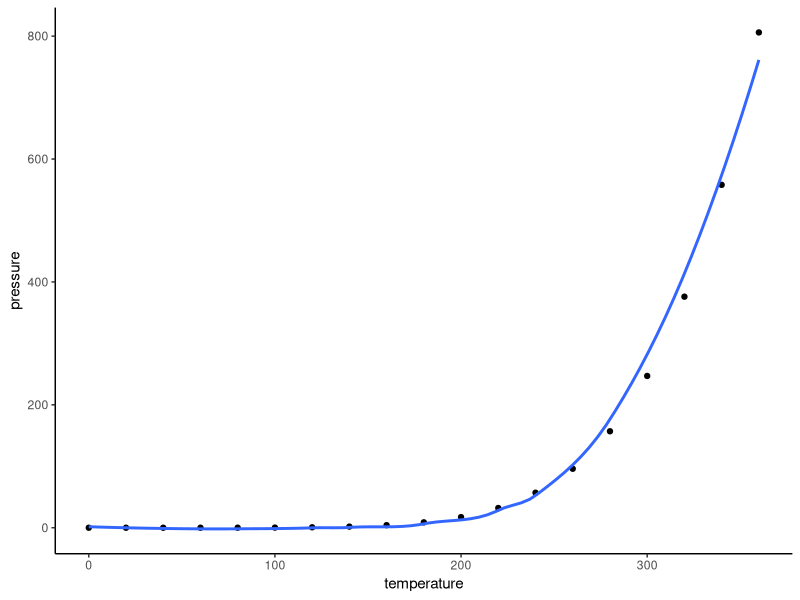

R code for this plot:
## ---- chunk 1
library(tidyverse)

# create a plot
  ggplot(data = pressure, aes(x = temperature, y = pressure)) +
    geom_point() +
    theme_classic() +
    geom_smooth(se = F)
## ---- chunk 2
library(kableExtra)
# pass a few lines of a dataframe to kable
  head(pressure) %>%
    kable(
      caption = "An example table.",
      label = "eg-tab"
    ) %>%
    kable_classic(full_width = FALSE) %>%
    kable_styling(
      bootstrap_options = c("striped", "hover"), full_width = FALSE
    )
